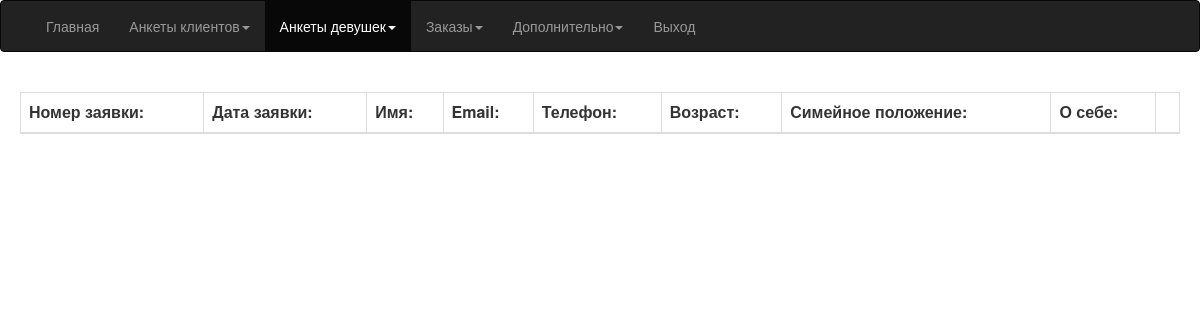
The app's page /matchmaker/girls_invite.php (signed in), older data.
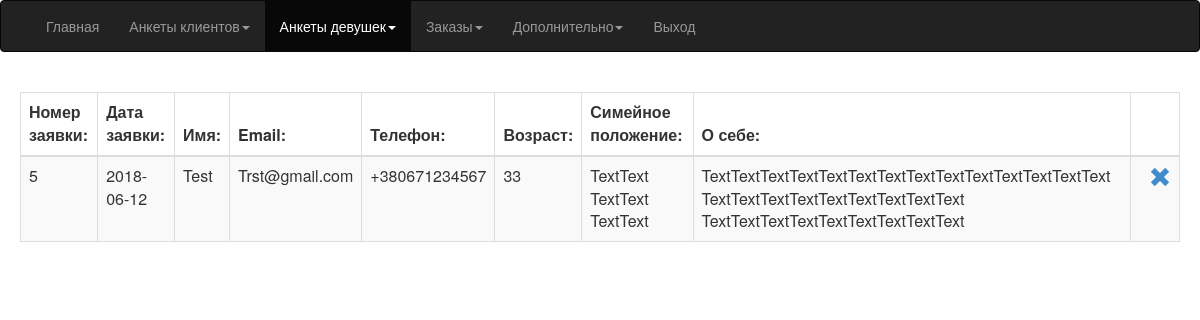
The same page, newer data.
### tables this page shows
CREATE TABLE IF NOT EXISTS `girls_invite` (
  `id` int(11) NOT NULL AUTO_INCREMENT,
  `name` varchar(64) NOT NULL,
  `email` varchar(64) NOT NULL,
  `phone` varchar(64) NOT NULL,
  `birthday` text NOT NULL,
  `marital_status` text NOT NULL,
  `message` text NOT NULL,
  `date_add` date NOT NULL,
  PRIMARY KEY (`id`)
);

### matchmaker/girls_invite.php (the view, shortened to what this page needs)
<?
$zapros_match = "SELECT * FROM matchmakers WHERE login='".$_SESSION['login_match']."'";
$requirest_match = mysql_query($zapros_match);
while($row_match = mysql_fetch_array($requirest_match)) { $status_match = $row_match['status']; }
$zapros = "SELECT * FROM girls_invite";
?>
<html>
<head>
	<link rel="stylesheet" href="./css/bootstrap.min.css" />
	<link rel="stylesheet" href="./css/font-awesome.min.css" />
</head>
<?
$page_name = "girls";
include "header.php";
?>
<body>
<div style="padding:20px;">
	<table class="table table-striped table-bordered">
		<thead>
			<tr>
				<th>Номер заявки:</th>
				<th>Дата заявки:</th>
				<th>Имя:</th>
				<th>Email:</th>
				<th>Телефон:</th>
				<th>Возраст:</th>
				<th>Симейное положение:</th>
				<th>О себе:</th>
				<th></th>
			</tr>
		</thead>
		<tbody>
			<?
			$result = mysql_query($zapros);
			while ($row = mysql_fetch_assoc($result))
				{
					$id = $row['id'];
					$name = $row['name'];
					$email = $row['email'];
					$phone = $row['phone'];
					$birthday = $row['birthday'];
					$date_add = $row['date_add'];
					$marital_status = $row['marital_status'];
					$message = $row['message'];
					echo ("
					<tr>
						<td>$id</td>
						<td>$date_add</td>
						<td>$name</td>
						<td>$email</td>
						<td>$phone</td>
						<td>$birthday</td>
						<td>$marital_status</td>
						<td>$message</td>
						<td><a href='./function/girls_invite_del.php?id=$id'><span style='font-size:22px; margin-left:10px;' class='glyphicon glyphicon-remove'></span></a></td>
					</tr>
						");
				}
			?>
		</tbody>
	</table>
</div>
</body>
</html>

### matchmaker/header.php (shortened to what this page needs)
<nav class="navbar navbar-inverse" style="text-align: center;">
  <div class="container-fluid">
    <div class="collapse navbar-collapse" id="navbar-main">
      <ul class="nav navbar-nav">
        <li class="<? if($page_name == "match") { echo('active'); } ?>"><a href="match.php">Главная</a></li>
        <? if($status_match == "1") {
		echo('
		<li class="dropdown '); if($page_name == "clients") { echo('active'); } echo('"><a href="#" class="dropdown-toggle" data-toggle="dropdown">Анкеты клиентов<span class="caret"></span></a>
			<ul class="dropdown-menu">
            <li><a href="./clients.php?view=all">Все пользователи сайта</a></li>
            <li><a href="./clients.php?view=active">Активные пользователи</a></li>
			<li><a href="./clients.php?view=del">Удаленные пользователи</a></li>
            <li role="separator" class="divider"></li>
            <li><a href="clients.php?view=my">Мои клиенты</a></li>
          </ul>
		</li>
		');
		} ?>
		<? if($status_match == "1") {
		echo('
        <li class="dropdown '); if($page_name == "girls") { echo('active'); } echo('"><a href="#" class="dropdown-toggle" data-toggle="dropdown">Анкеты девушек<span class="caret"></span></a>
			<ul class="dropdown-menu">
				<li><a href="./girls.php?view=all">Все девушки</a></li>
				<li><a href="./girls.php?view=gallery">Девушки в общей галерее</a></li>
				<li role="separator" class="divider"></li>
				<li><a href="./girl_add.php">Добавить девушку</a></li>
				<li><a href="./girls_invite.php">Заявки девушек</a></li>
			</ul>
		</li>
		');
		} ?>
		<? if($status_match == "1") {
		echo('
        <li class="dropdown '); if($page_name == "orders") { echo('active'); } echo('"><a href="#" class="dropdown-toggle" data-toggle="dropdown">Заказы<span class="caret"></span></a>
			<ul class="dropdown-menu">
            <li><a href="./orders.php?view=my_all">Все заказы моих клиентов</a></li>
			<li><a href="./orders.php?view=my_pending">Не обработаные заказы моих клиентов</a></li>
            <li role="separator" class="divider"></li>
            <li><a href="./orders.php?view=all">Все заказы по сайту</a></li>
          </ul>
		</li>
		');
		} ?>
		<? if($status_match == "1") {
		echo('
        <li class="dropdown '); if($page_name == "additionally") { echo('active'); } echo('"><a href="#" class="dropdown-toggle" data-toggle="dropdown">Дополнительно<span class="caret"></span></a>
			<ul class="dropdown-menu">
            <li><a href="./translators.php">Переводчики</a></li>
          </ul>
		</li>
		');
		} ?>
        <li><a href="./index.php?logout" >Выход</a></li>
      </ul>
    </div>
  </div>
</nav>

Row changes from the older to the newer data that the page shows:
added girls_invite: id "5", date_add "2018-06-12", name "Test", email "Trst@gmail.com", phone "+380671234567", birthday "33", marital_status "TextText TextText TextText", message "TextTextTextTextTextTextTextTextTextTextTextTextTextText TextTextTextTextTextTextTextTextText TextTextTextTextTextTextTextTextText"
